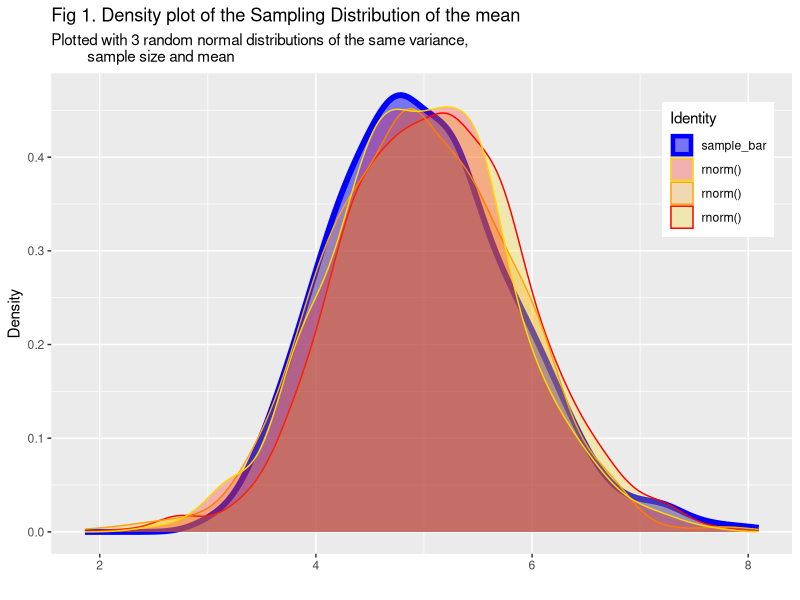
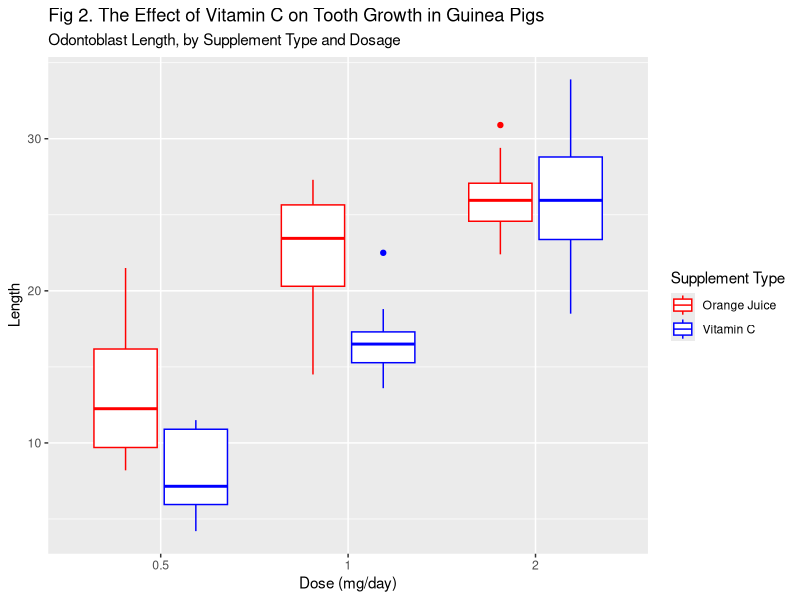
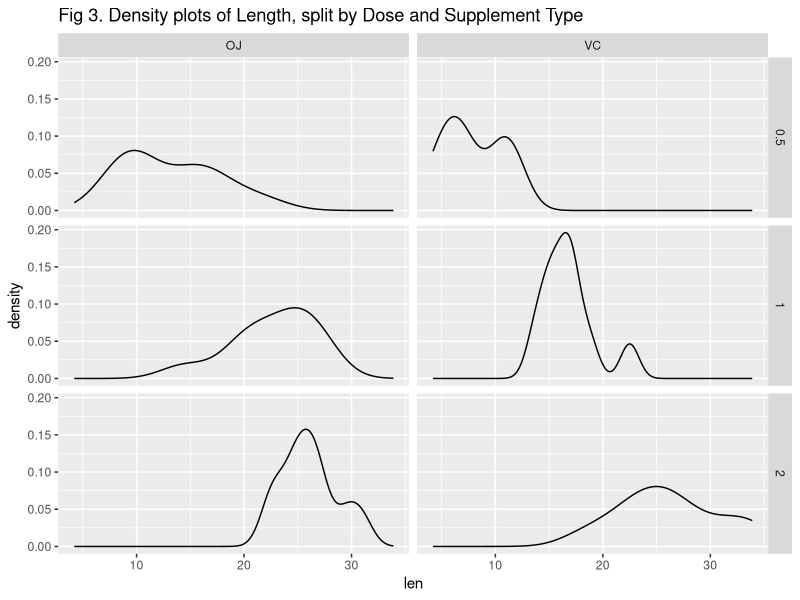
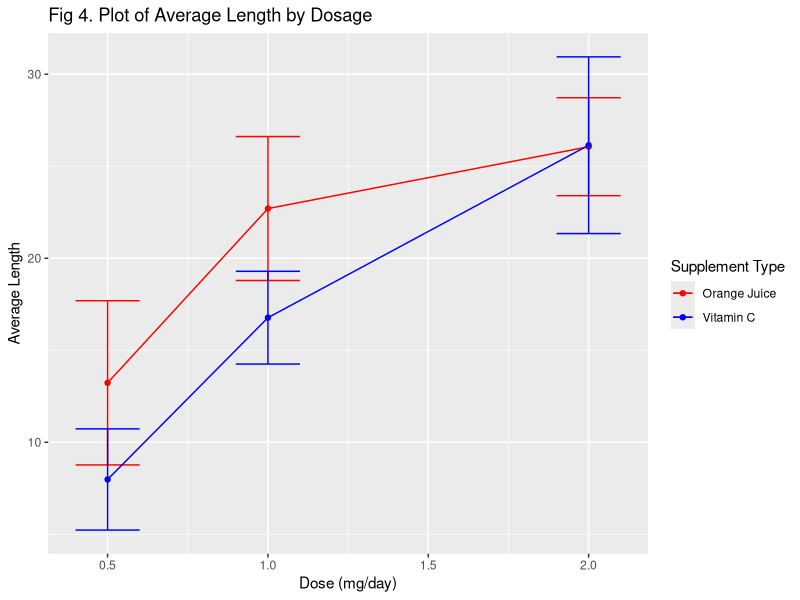

The R source for these figures, in order:
## ---- chunk 1
knitr::opts_chunk$set(echo = TRUE)
library(ggplot2)
library(tidyverse)
library(datasets)
## ---- chunk 2
set.seed(54321)
sample <- matrix(rexp(40*1000, 0.2), 1000, 40)
sample_bar <- apply(sample, 1, mean)
## ---- chunk 3
sample_Summ <- summary(c(sample))
sample_bar_Summ <- summary(c(sample_bar))
sample_bar_mean <- sample_bar_Summ[[4]]
## ---- chunk 4
sample_Var <- var(c(sample))
sample_bar_var <- var(c(sample_bar))
## ---- chunk 5
library(datasets)
ToothGrowth$dose <- as.factor(ToothGrowth$dose)
ToothGrowth <- as_tibble(ToothGrowth)
## ---- chunk 6
Tooth_summ <- ToothGrowth %>%
    group_by(dose, supp) %>%
    summarize("Average Length" = mean(len),
              "Length Std. Dev." = format(sd(len),digits = 3),
              "n" = n())
library(knitr)
kable(Tooth_summ,
      caption="Summary of ToothGrowth, grouped by dose and supplement",
      align = 'clccc',
      padding = 2)
## ---- chunk 7
Tooth <- data.frame(Dose = c(0, 0, 0), P.value = c(0, 0, 0))
j = 0
for(i in c(0.5, 1, 2)) {
    j = j + 1
    foo <- t.test(ToothGrowth$len[ToothGrowth$dose == i & ToothGrowth$supp == "OJ"], ToothGrowth$len[ToothGrowth$dose == i & ToothGrowth$supp == "VC"])$p.value
    Tooth$Dose[j] <- i
    Tooth$P.value[j] <- round(foo, digits = 4)
}
kable(Tooth,
      padding = 2,
      caption = "Unpaired Two-sample T-Test Between Supplements at Each Dosage")
## ---- chunk 8
Tooth2 <- data.frame(Supplement = c("0.5 to 1.0", "1.0 to 2.0"),
                     OJ.P.value = c(0, 0),
                     VC.P.value = c(0, 0))

Tooth2[1, 2] <- t.test(ToothGrowth$len[ToothGrowth$dose == 0.5 &
                                          ToothGrowth$supp == "OJ"],
                      ToothGrowth$len[ToothGrowth$dose == 1 &
                                          ToothGrowth$supp == "OJ"])$p.value
Tooth2[1, 3] <- t.test(ToothGrowth$len[ToothGrowth$dose == 0.5 &
                                          ToothGrowth$supp == "VC"],
                      ToothGrowth$len[ToothGrowth$dose == 1 &
                                          ToothGrowth$supp == "VC"])$p.value
Tooth2[2, 2] <- t.test(ToothGrowth$len[ToothGrowth$dose == 1 &
                                          ToothGrowth$supp == "OJ"],
                      ToothGrowth$len[ToothGrowth$dose == 2 &
                                          ToothGrowth$supp == "OJ"])$p.value
Tooth2[2, 3] <- t.test(ToothGrowth$len[ToothGrowth$dose == 1 &
                                          ToothGrowth$supp == "VC"],
                      ToothGrowth$len[ToothGrowth$dose == 2 &
                                          ToothGrowth$supp == "VC"])$p.value
kable(format(Tooth2, scientific = FALSE, digits = 1),
      padding = 2,
      caption = "Unpaired Two-sample T-Test Between Dosages for Each Supplement")
## ---- chunk 9
set.seed(121212)
ggplot(data = as.data.frame(sample_bar)) +
    geom_density(mapping = aes(sample_bar,
                               fill = 'blue'),
                               size = 2,
                               color = 'blue',
                               alpha = .5) +
    geom_density(mapping = aes(rnorm(1000,
                                     sd = sqrt(sample_bar_var),
                                     mean = sample_bar_mean),
                               fill = 'red'),
                               color = 'red',
                               alpha = .25) +
    geom_density(mapping = aes(rnorm(1000,
                                     sd = sqrt(sample_bar_var),
                                     mean = sample_bar_mean),
                               fill = 'orange'),
                               color = 'orange',
                               alpha = .25) +
    geom_density(mapping = aes(rnorm(1000,
                                     sd = sqrt(sample_bar_var),
                                     mean = sample_bar_mean),
                               fill = 'gold'),
                               color = 'gold',
                               alpha = .25) +
    labs(x = "",
         y = "Density",
         title = "Fig 1. Density plot of the Sampling Distribution of the mean",
         subtitle = "Plotted with 3 random normal distributions of the same variance, 
         sample size and mean") +
    theme(legend.position = c(.9,.8)) +
    scale_fill_manual(name = 'Identity',
                       values = c('blue', 'red', 'orange', 'gold'),
                       labels = c('sample_bar', 'rnorm()', 'rnorm()', 'rnorm()'))
## ---- chunk 10
ggplot(data = ToothGrowth) +
    geom_boxplot(mapping = aes(x = dose, y = len, color = supp)) +
    labs(x = "Dose (mg/day)",
         y = "Length",
         title = "Fig 2. The Effect of Vitamin C on Tooth Growth in Guinea Pigs",
         subtitle = "Odontoblast Length, by Supplement Type and Dosage") +
    scale_color_manual(name = 'Supplement Type',
                       values = c('red', 'blue'),
                       labels = c('Orange Juice', 'Vitamin C'))

## ---- chunk 11
ggplot(data = ToothGrowth) +
    geom_density(mapping = aes(x = len)) +
    facet_grid(dose ~ supp) +
    labs(
        title = "Fig 3. Density plots of Length, split by Dose and Supplement Type"
    )
## ---- chunk 12
levels(Tooth_summ$supp) <- c("Orange Juice", "Vitamin C")
ggplot(data = Tooth_summ,
       mapping = aes(x = as.numeric(as.character(dose)),
                     y = `Average Length`,
                     color = supp)) +
    geom_point() +
    geom_errorbar(aes(ymin=`Average Length` - as.numeric(`Length Std. Dev.`),
                      ymax=`Average Length` + as.numeric(`Length Std. Dev.`)),
                      width=0.2) +
    geom_line() +
    labs(x = "Dose (mg/day)",
         y = "Average Length",
         title = "Fig 4. Plot of Average Length by Dosage") +
    scale_color_manual(name = 'Supplement Type',
                       values = c('red', 'blue'),
                       labels = c('Orange Juice', 'Vitamin C'))
